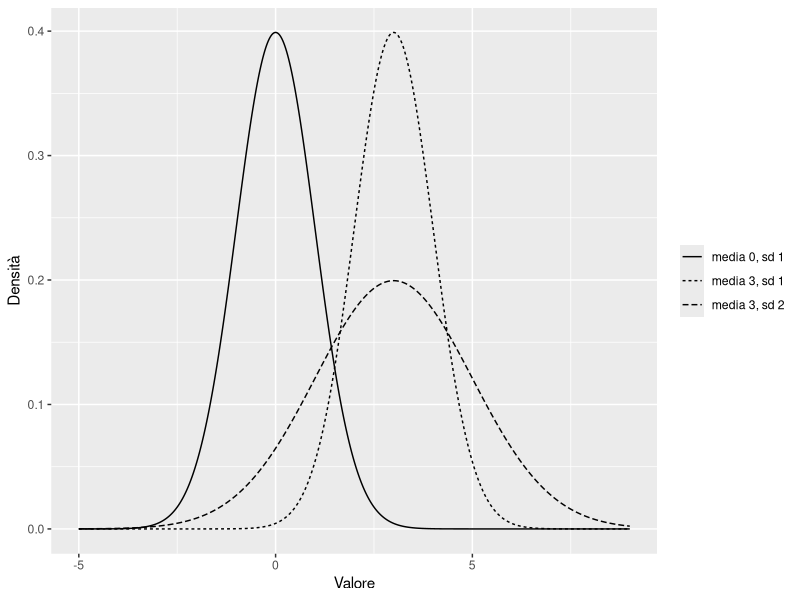
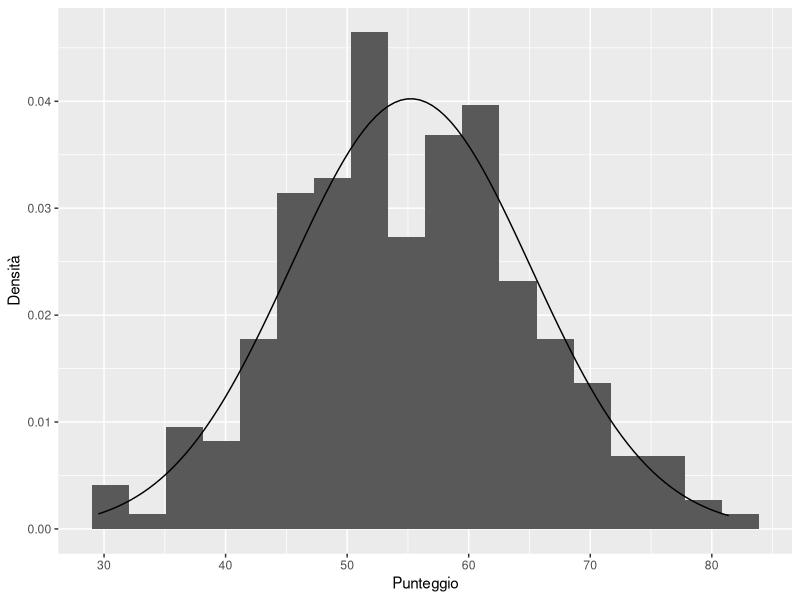
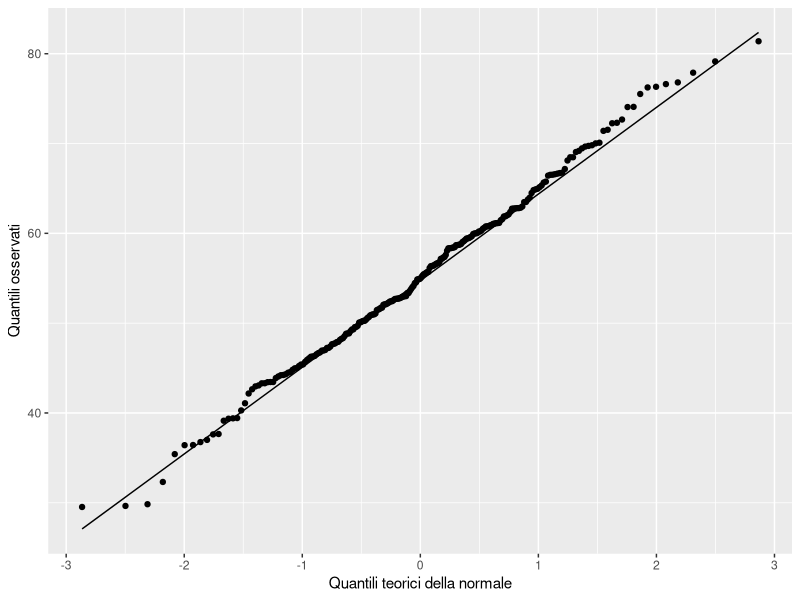
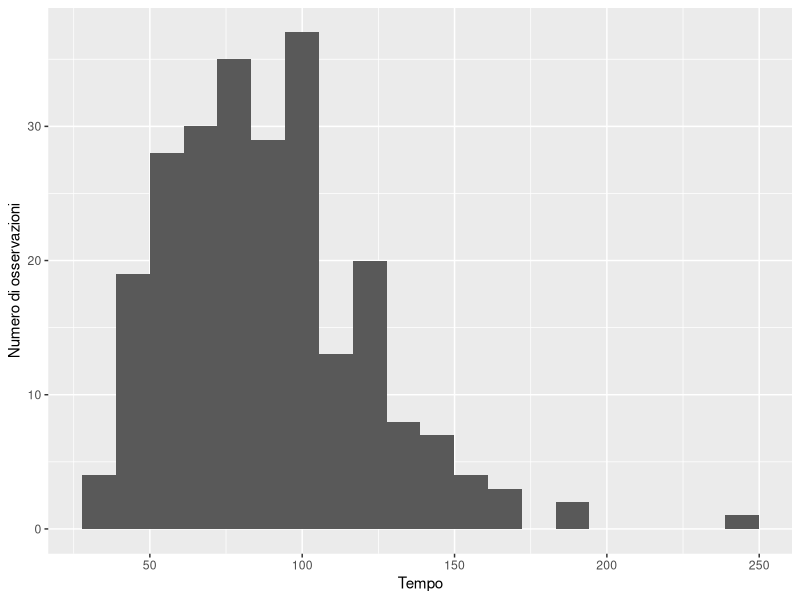
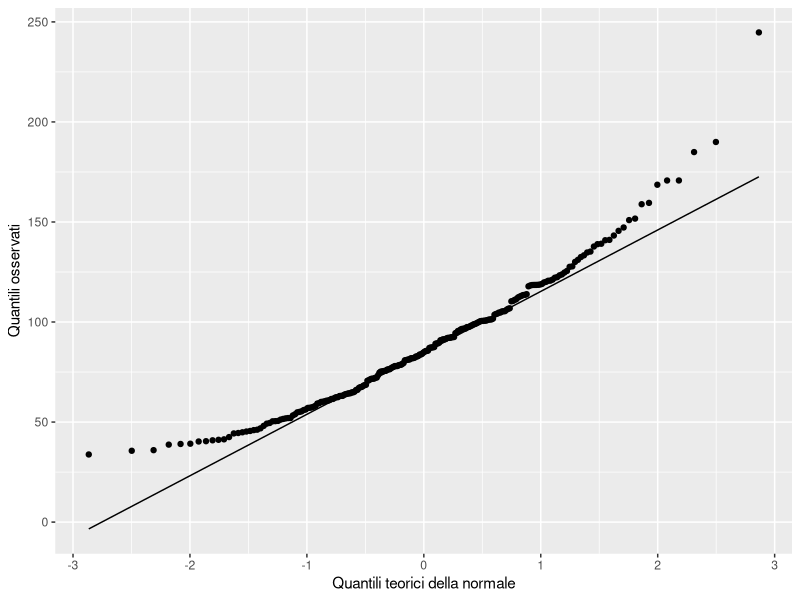

R code for these plots, in order:
## ---- chunk 1
#| label: normal-reference-setup
#| message: false
#| warning: false

library(dplyr)
library(ggplot2)

set.seed(2026)

n <- 240

dati_normale <- data.frame(
  punteggio_simmetrico =
    rnorm(
      n,
      mean = 55,
      sd = 10
    ),
  tempo_asimmetrico =
    rlnorm(
      n,
      meanlog = 4.4,
      sdlog = .35
    )
)
## ---- chunk 2
#| label: fig-normal-reference-curves
#| fig-cap: "Distribuzioni normali con posizione e dispersione differenti."

curve_normali <- data.frame(
  x = rep(
    seq(-5, 9, length.out = 600),
    times = 3
  ),
  modello = rep(
    c(
      "media 0, sd 1",
      "media 3, sd 1",
      "media 3, sd 2"
    ),
    each = 600
  )
) |>
  mutate(
    densita = case_when(
      modello == "media 0, sd 1" ~
        dnorm(x, mean = 0, sd = 1),
      modello == "media 3, sd 1" ~
        dnorm(x, mean = 3, sd = 1),
      TRUE ~
        dnorm(x, mean = 3, sd = 2)
    )
  )

ggplot(
  curve_normali,
  aes(
    x = x,
    y = densita,
    linetype = modello
  )
) +
  geom_line() +
  labs(
    x = "Valore",
    y = "Densità",
    linetype = NULL
  )
## ---- chunk 3
#| label: fig-normal-reference-histogram
#| fig-cap: "Distribuzione empirica e curva normale con la stessa media e deviazione standard."

media_osservata <-
  mean(
    dati_normale$punteggio_simmetrico
  )

sd_osservata <-
  sd(
    dati_normale$punteggio_simmetrico
  )

ggplot(
  dati_normale,
  aes(x = punteggio_simmetrico)
) +
  geom_histogram(
    aes(y = after_stat(density)),
    bins = 18
  ) +
  stat_function(
    fun = dnorm,
    args = list(
      mean = media_osservata,
      sd = sd_osservata
    )
  ) +
  labs(
    x = "Punteggio",
    y = "Densità"
  )
## ---- chunk 4
#| label: fig-normal-reference-qq
#| fig-cap: "QQ-plot di una variabile simulata con forma approssimativamente normale."

ggplot(
  dati_normale,
  aes(sample = punteggio_simmetrico)
) +
  geom_qq() +
  geom_qq_line() +
  labs(
    x = "Quantili teorici della normale",
    y = "Quantili osservati"
  )
## ---- chunk 5
#| label: fig-normal-reference-qq-skewed
#| fig-cap: "Istogramma e QQ-plot di una distribuzione con asimmetria positiva."

ggplot(
  dati_normale,
  aes(x = tempo_asimmetrico)
) +
  geom_histogram(
    bins = 20
  ) +
  labs(
    x = "Tempo",
    y = "Numero di osservazioni"
  )

ggplot(
  dati_normale,
  aes(sample = tempo_asimmetrico)
) +
  geom_qq() +
  geom_qq_line() +
  labs(
    x = "Quantili teorici della normale",
    y = "Quantili osservati"
  )
## ---- chunk 6
#| echo: true

sessionInfo()
